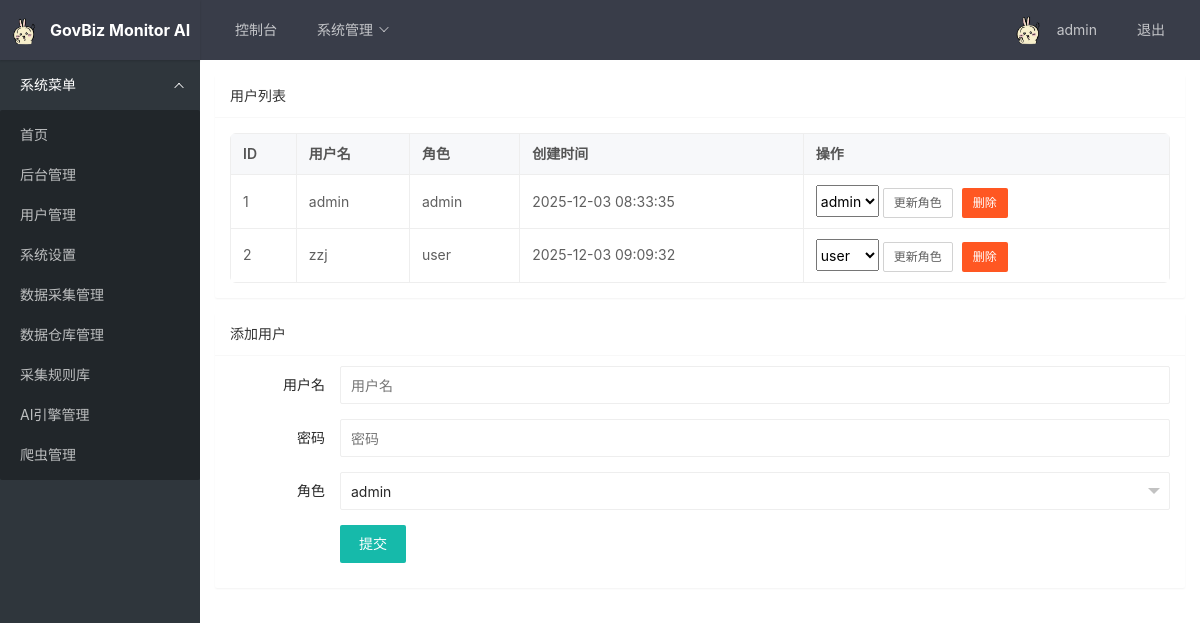
/admin/users (signed in), run on an earlier commit of the app's database.
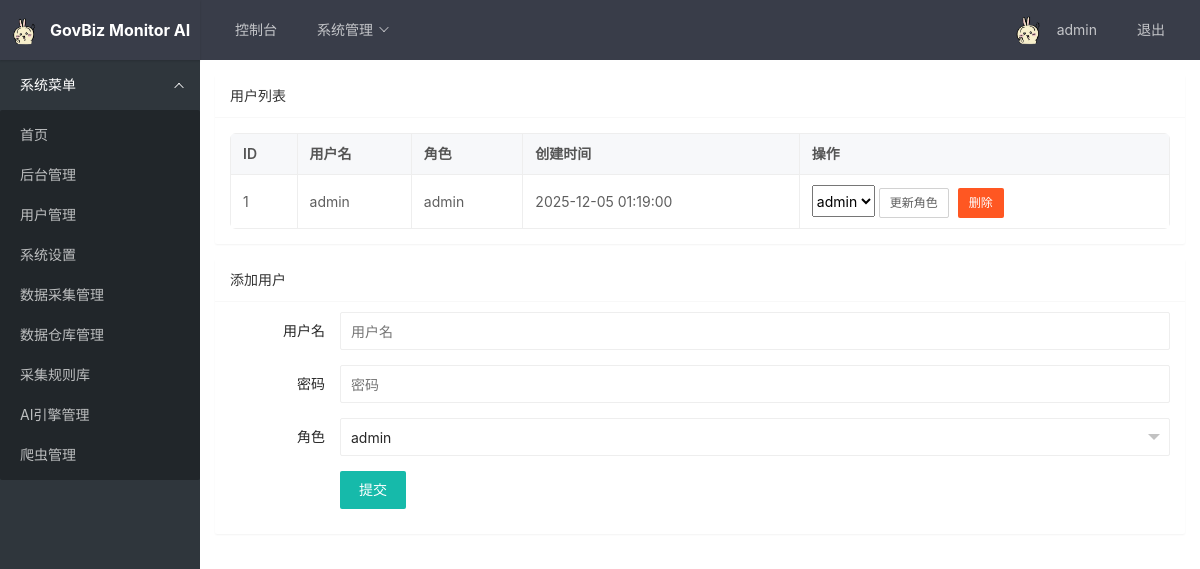
And on a later commit of the database.
### tables this page shows
CREATE TABLE users (
  id integer primary key autoincrement,
  username text unique not null,
  password_hash text not null,
  role_id integer not null,
  created_at datetime default current_timestamp,
  foreign key (role_id) references roles(id)
);

CREATE TABLE roles (
  id integer primary key autoincrement,
  name text unique not null,
  description text
);

### app/admin.py (the view)
@bp.route('/users')
def user_list():
    users = query_all("select u.*, r.name as role_name from users u join roles r on u.role_id = r.id")
    roles = query_all("select * from roles")
    return render_template('admin/user_list.html', users=users, roles=roles)

### app/admin.py (called while the page is built)
@bp.before_request
@login_required
def require_admin():
    if not current_user.is_admin:
        flash("无权访问", "error")
        return redirect(url_for('main.index'))

### app/db.py (called while the page is built)
def get_connection():
    conn = sqlite3.connect(str(DATABASE))
    conn.row_factory = sqlite3.Row
    return conn

def query_all(sql, params=None):
    conn = get_connection()
    try:
        cur = conn.execute(sql, params or [])
        rows = cur.fetchall()
        return [dict(row) for row in rows]
    finally:
        conn.close()

def query_one(sql, params=None):
    conn = get_connection()
    try:
        cur = conn.execute(sql, params or [])
        row = cur.fetchone()
        return dict(row) if row else None
    finally:
        conn.close()

### app/models.py (called while the page is built)
    @staticmethod
    def get(user_id):
        sql = """
            select u.id, u.username, u.role_id, r.name as role_name
            from users u
            join roles r on u.role_id = r.id
            where u.id = ?
        """
        row = query_one(sql, [user_id])
        if not row:
            return None
        return User(row['id'], row['username'], row['role_id'], row['role_name'])

### templates/admin/user_list.html (shortened to what this page needs)
{% extends "base.html" %}
{% block content %}
<div class="layui-row layui-col-space15">
  <div class="layui-col-md12">
    <div class="layui-card">
      <div class="layui-card-header">用户列表</div>
      <div class="layui-card-body">
        <table class="layui-table">
          <thead>
            <tr><th>ID</th><th>用户名</th><th>角色</th><th>创建时间</th><th>操作</th></tr>
          </thead>
          <tbody>
            {% for u in users %}
            <tr>
              <td>{{ u.id }}</td>
              <td>{{ u.username }}</td>
              <td>{{ u.role_name }}</td>
              <td>{{ u.created_at }}</td>
              <td>
                <form action="{{ url_for('admin.update_user', user_id=u.id) }}" method="post" style="display:inline-block">
                  <select name="role_id" style="height:32px">
                    {% for r in roles %}
                    <option value="{{ r.id }}" {% if r.name == u.role_name %}selected{% endif %}>{{ r.name }}</option>
                    {% endfor %}
                  </select>
                  <button class="layui-btn layui-btn-primary layui-btn-sm">更新角色</button>
                </form>
                <form action="{{ url_for('admin.delete_user', user_id=u.id) }}" method="post" style="display:inline-block;margin-left:5px">
                  <button class="layui-btn layui-btn-danger layui-btn-sm">删除</button>
                </form>
              </td>
            </tr>
            {% endfor %}
          </tbody>
        </table>
      </div>
    </div>
  </div>
  <div class="layui-col-md12">
    <div class="layui-card">
      <div class="layui-card-header">添加用户</div>
      <div class="layui-card-body">
        <form class="layui-form" action="{{ url_for('admin.add_user') }}" method="post">
          <div class="layui-form-item">
            <label class="layui-form-label">用户名</label>
            <div class="layui-input-block">
              <input type="text" name="username" required placeholder="用户名" autocomplete="off" class="layui-input">
            </div>
          </div>
          <div class="layui-form-item">
            <label class="layui-form-label">密码</label>
            <div class="layui-input-block">
              <input type="password" name="password" required placeholder="密码" autocomplete="off" class="layui-input">
            </div>
          </div>
          <div class="layui-form-item">
            <label class="layui-form-label">角色</label>
            <div class="layui-input-block">
            </div>
          </div>
          <div class="layui-form-item">
            <div class="layui-input-block">
              <button class="layui-btn" lay-submit>提交</button>
            </div>
          </div>
        </form>
      </div>
    </div>
  </div>
</div>
{% endblock %}

### templates/base.html (shortened to what this page needs)
<!DOCTYPE html>
<html>
<head>
    <link rel="stylesheet" href="{{ url_for('static', filename='layui-v2.13.2/layui/css/layui.css') }}">
</head>
<body class="layui-layout-body">
    <div class="layui-layout layui-layout-admin">
        <div class="layui-header">
            <div class="layui-logo">
                <img src="{{ settings.app_logo }}" alt="logo"
                    style="height:28px;vertical-align:middle;margin-right:8px">
                {{ settings.app_name }}
            </div>
            <ul class="layui-nav layui-layout-left">
                <li class="layui-nav-item"><a href="{{ url_for('main.index') }}">控制台</a></li>
                {% if current_user.is_admin %}
                <li class="layui-nav-item"><a href="javascript:;">系统管理</a>
                </li>
                {% endif %}
            </ul>
            <ul class="layui-nav layui-layout-right">
                <li class="layui-nav-item">
                    <a href="javascript:;">
                        <img src="{{ settings.app_logo }}" class="layui-nav-img" alt="avatar">
                        {{ current_user.username }}
                    </a>
                </li>
                <li class="layui-nav-item"><a href="{{ url_for('auth.logout') }}">退出</a></li>
            </ul>
        </div>
        <div class="layui-side layui-bg-black">
            <div class="layui-side-scroll">
                <ul class="layui-nav layui-nav-tree" lay-filter="side">
                    <li class="layui-nav-item layui-nav-itemed">
                        <a href="javascript:;">系统菜单</a>
                        <dl class="layui-nav-child">
                            <dd><a href="{{ url_for('main.index') }}">首页</a></dd>
                            {% if current_user.is_admin %}
                            <dd><a href="{{ url_for('admin.settings') }}">后台管理</a></dd>
                            <dd><a href="{{ url_for('admin.user_list') }}">用户管理</a></dd>
                            <dd><a href="{{ url_for('admin.settings') }}">系统设置</a></dd>
                            <dd><a href="{{ url_for('admin.crawl_manage') }}">数据采集管理</a></dd>
                            <dd><a href="{{ url_for('admin.warehouse') }}">数据仓库管理</a></dd>
                            <dd><a href="{{ url_for('admin.rules') }}">采集规则库</a></dd>
                            <dd><a href="{{ url_for('admin.ai_engines') }}">AI引擎管理</a></dd>
                            <dd><a href="{{ url_for('admin.crawlers') }}">爬虫管理</a></dd>
                            {% endif %}
                        </dl>
                    </li>
                </ul>
            </div>
        </div>
        <div class="layui-body" style="padding: 15px;">
            {% block content %}{% endblock %}
        </div>
    </div>
</body>
</html>

What changed in the data, as far as the page shows it:
removed users: id "2", username "zzj", role_name "user", created_at "2025-12-03 09:09:32", role_id "user"
changed users "admin": created_at "2025-12-03 08:33:35" → "2025-12-05 01:19:00"
